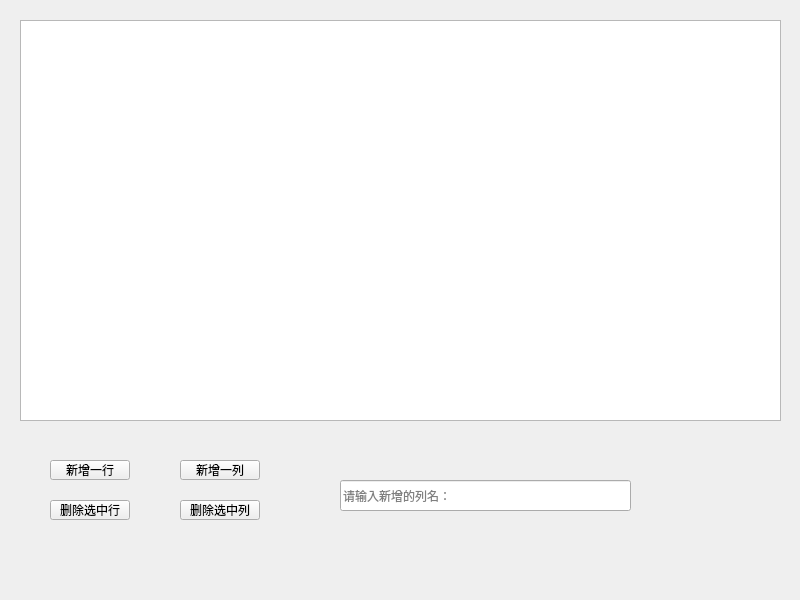
<?xml version="1.0" encoding="UTF-8"?>
<ui version="4.0">
 <class>Widget</class>
 <widget class="QWidget" name="Widget">
  <property name="geometry">
   <rect>
    <x>0</x>
    <y>0</y>
    <width>800</width>
    <height>600</height>
   </rect>
  </property>
  <property name="windowTitle">
   <string>Widget</string>
  </property>
  <widget class="QTableWidget" name="tableWidget">
   <property name="geometry">
    <rect>
     <x>20</x>
     <y>20</y>
     <width>761</width>
     <height>401</height>
    </rect>
   </property>
  </widget>
  <widget class="QPushButton" name="pushButton_insertRow">
   <property name="geometry">
    <rect>
     <x>50</x>
     <y>460</y>
     <width>80</width>
     <height>20</height>
    </rect>
   </property>
   <property name="text">
    <string>新增一行</string>
   </property>
  </widget>
  <widget class="QPushButton" name="pushButton_deleteRow">
   <property name="geometry">
    <rect>
     <x>50</x>
     <y>500</y>
     <width>80</width>
     <height>20</height>
    </rect>
   </property>
   <property name="text">
    <string>删除选中行</string>
   </property>
  </widget>
  <widget class="QPushButton" name="pushButton_insertColumn">
   <property name="geometry">
    <rect>
     <x>180</x>
     <y>460</y>
     <width>80</width>
     <height>20</height>
    </rect>
   </property>
   <property name="text">
    <string>新增一列</string>
   </property>
  </widget>
  <widget class="QPushButton" name="pushButton_4">
   <property name="geometry">
    <rect>
     <x>180</x>
     <y>500</y>
     <width>80</width>
     <height>20</height>
    </rect>
   </property>
   <property name="text">
    <string>删除选中列</string>
   </property>
  </widget>
  <widget class="QLineEdit" name="lineEdit">
   <property name="geometry">
    <rect>
     <x>340</x>
     <y>480</y>
     <width>291</width>
     <height>31</height>
    </rect>
   </property>
   <property name="inputMask">
    <string/>
   </property>
   <property name="text">
    <string/>
   </property>
   <property name="placeholderText">
    <string>请输入新增的列名：</string>
   </property>
  </widget>
 </widget>
 <resources/>
 <connections/>
</ui>
